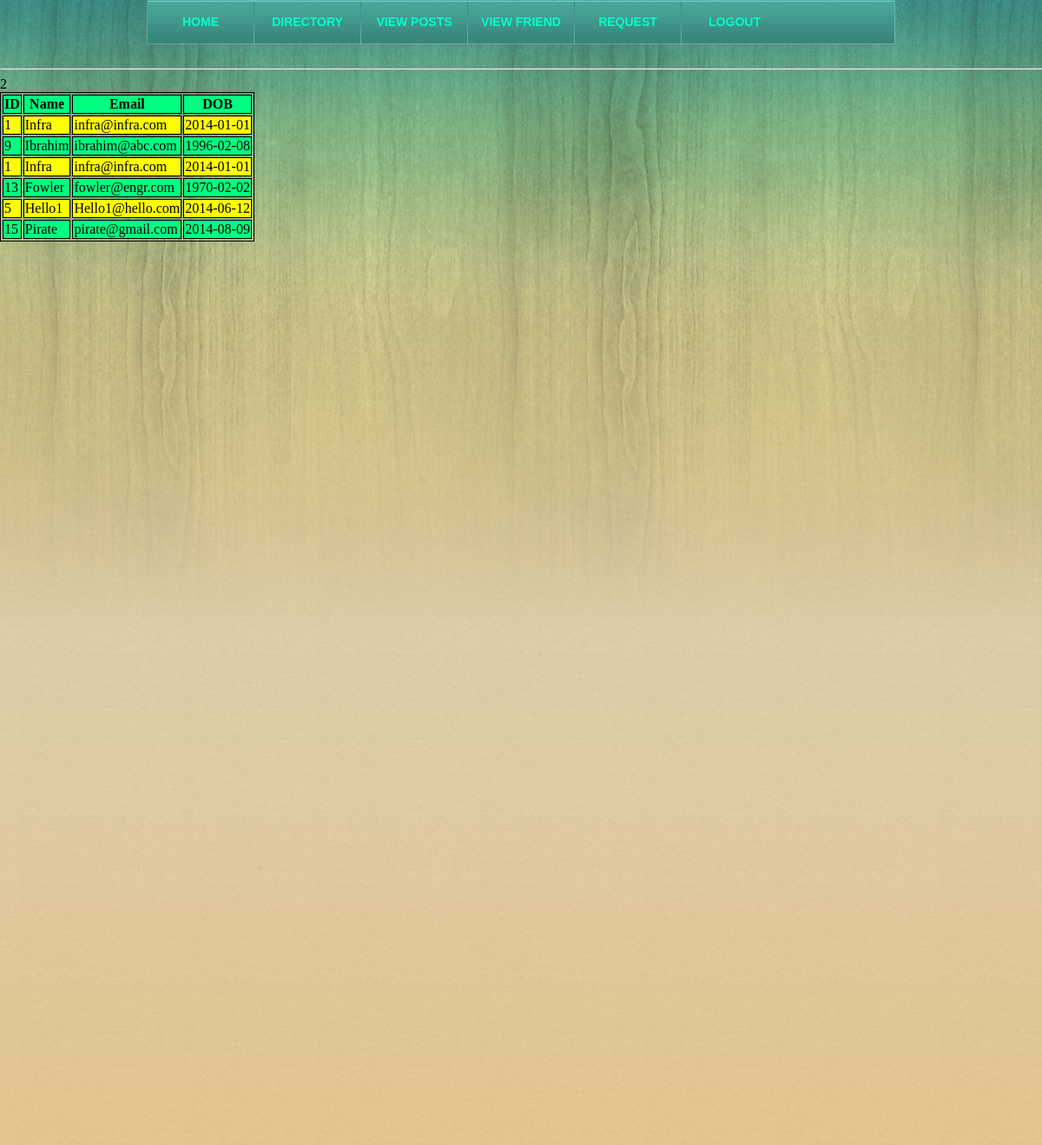
The page /vFriend.php (signed in) on the database its author committed.
### tables this page shows
CREATE TABLE IF NOT EXISTS `friend_table` (
  `id` int(10) NOT NULL AUTO_INCREMENT,
  `user_id` int(10) NOT NULL,
  `friend_id` int(10) NOT NULL,
  PRIMARY KEY (`id`)
);

CREATE TABLE IF NOT EXISTS `user_table` (
  `user_id` int(11) NOT NULL AUTO_INCREMENT,
  `name` varchar(100) NOT NULL,
  `email` varchar(100) NOT NULL,
  `password` varchar(50) NOT NULL,
  `DOB` date NOT NULL,
  `gender` varchar(10) NOT NULL,
  `user_type` varchar(10) NOT NULL,
  `image` varchar(100) NOT NULL,
  PRIMARY KEY (`user_id`,`email`),
  UNIQUE KEY `user_id` (`user_id`)
);

### vFriend.php (the view, shortened to what this page needs)
<!doctype html>
<html>
<head>
<link rel="stylesheet" type="text/css" href="include/style.css">
</head>
<body>
<main>
<?php
include 'header.php';
?>
<?php
		if(isset($_SESSION['user_id']))
		{
		echo $user_id = $_SESSION['user_id'];
		$query = "SELECT * FROM friend_table WHERE user_id='$user_id'";
		$run = mysql_query($query);
		?>
		<table>
            	<tr>
                	<th>ID</th>
                    <th>Name</th>
                    <th>Email</th>
                    <th>DOB</th>
                </tr>
        <?php
		while($row = mysql_fetch_array($run))
		{
		$friend = $row['friend_id'];
		$query1 = "SELECT * FROM user_table WHERE user_id='$friend'";
		$run1 = mysql_query($query1);
		$row1 = mysql_fetch_array($run1);
			$id = $row1['user_id'];
			$name = $row1['name'];
			$email = $row1['email'];
			$dob = $row1['DOB'];
			?>
			<tr>
            	<td><?php echo $id; ?></td>
                <td><?php echo $name; ?></td>
                <td><?php echo $email; ?></td>
                <td><?php echo $dob; ?></td>
            </tr>
<?php
		}
		}
?>
  </table>
  </main>
</body>
</html>

### include/style.css (style rules this page uses)
main { background:url(bg-pattern.jpg) repeat-x center top; min-height: 1318px; }
body { margin:0px; background:url(bg-body.jpg) repeat left bottom; }

### vFriend.php (style rules this page uses)
td,th,table { border:solid 1px #000; }

### header.php (style rules this page uses)
body { margin:0; }

### rows shown on the page
friend_table: user_table.user_id "1", user_table.name "Infra", user_table.email "infra@infra.com", user_table.DOB "2014-01-01"
friend_table: user_table.user_id "9", user_table.name "Ibrahim", user_table.email "ibrahim@abc.com", user_table.DOB "1996-02-08"
friend_table: user_table.user_id "1", user_table.name "Infra", user_table.email "infra@infra.com", user_table.DOB "2014-01-01"
friend_table: user_table.user_id "13", user_table.name "Fowler", user_table.email "fowler@engr.com", user_table.DOB "1970-02-02"
friend_table: user_table.user_id "5", user_table.name "Hello1", user_table.email "Hello1@hello.com", user_table.DOB "2014-06-12"
friend_table: user_table.user_id "15", user_table.name "Pirate", user_table.email "pirate@gmail.com", user_table.DOB "2014-08-09"

### other values the page prints
$user_id = $_SESSION['user_id'] "2"
